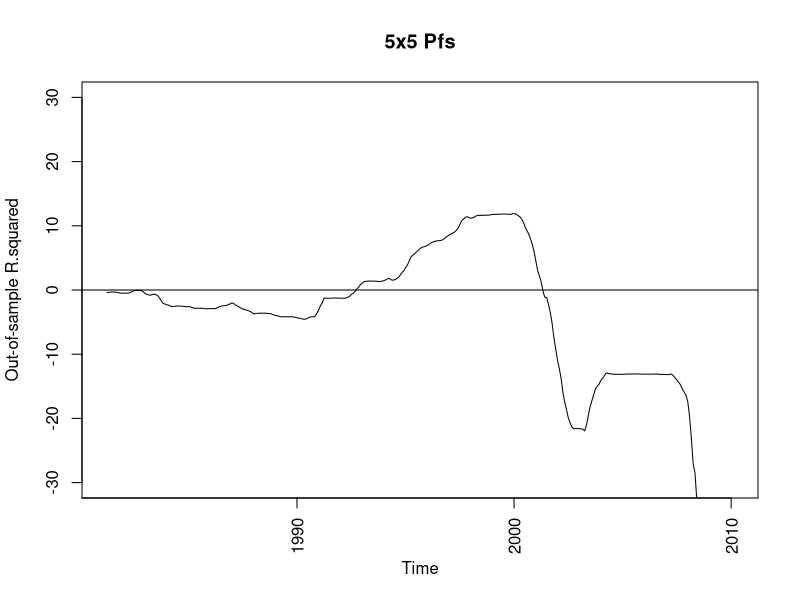

Write R code to recreate this figure.
  #Copyright Jesper Dam
  #Supported by Pruitt, Kelly's Market Return paper
  
  #Section one, Investigate US returns on American Factors
  #Load Y's Market return 1975-2015
  library(sandwich)
  library(lmtest)
  library(xtable)
  
  setwd("C:/Users/jesper/OneDrive/Master Thesis/Data testing/rstuff/5x5")
  Factmont<- read.table("F-F_Research_Data_Factors.txt",
                        skip=586,
                        nrow=492,
                        na.strings=c(-99.99,99.99),
                        header=FALSE)
  
  #Construct market returns Exceed-Rf, divide by 100 and use logreturns: log(1+ret)
  Mktrt <- log((Factmont[,2]+Factmont[,5])*0.01+1)
  
  #Generate 12cumsumreturns
  CSRets <- rep(1,(nrow(Factmont)-11))
  for (i in 1:(nrow(Factmont)-11))
  {
    CSRets[i] <- sum(Mktrt[i:(11+i)])
  }
  y <- CSRets[1:(length(CSRets)-1)]
  
  #Load X's 10x10 size/BM 1975-2015
  Firms <- read.table("25_Portfolios_5x5.txt",
                      skip=2947,
                      nrows=498,
                      na.strings=c(-99.99,99.99,0),
                      header=FALSE)
  
  Avgme<- read.table("25_Portfolios_5x5.txt",
                        skip=4028,
                        nrows = 498,
                        na.strings=c(-99.99,99.99,0),
                        header=FALSE)
  
  Sumbe <- read.table("25_Portfolios_5x5.txt",
                  skip=4772,
                  nrows = 41,
                  na.strings=c(-99.99,99.99,0),
                  header=FALSE)
  Sumbe[Sumbe==0] <-NA
  Sumbe <- Sumbe[,2:ncol(Sumbe)]
  
  Summe <-  cbind(Firms[,2:ncol(Firms)]*Avgme[,2:ncol(Avgme)])
  Summe[Summe==0] <-NA
  
  
  #Construct monthly panel of log(Be/ME)
  bm <- matrix(1,nrow=((nrow(Sumbe)-1)*12),ncol=ncol(Summe))
  
  for(i in 1:(nrow(Sumbe)-1))
  {
    for (j in 1:12)
    {
    bm[(i*12-12+j),] <- as.numeric(Sumbe[i,1:ncol(Sumbe)])/as.numeric(Summe[(i*12-12+j),])
    }
  }
  bm<- bm[1:length(y),]
  x <- log(bm)
  
  
  #Remove obs with too many NA's
  x <- x[ , colSums(is.na(x))/nrow(x) < 0.2]
  
  #x2 <- read.table("100bm.txt",sep=",")
  #y1 <- read.table("y1y.txt",sep=";")
  #y1<- as.numeric(y1[,])
  #standardize x
  xstd <- matrix(0,nrow=nrow(x),ncol=ncol(x))
  for (i in 1:ncol(x))
  {
    xstd[,i] <- x[,i]/sd(x[,i],na.rm=T)
  }
  
  
  #first stage
  phi1 <- 0
  
  for (i in 1:ncol(xstd))
  {
    model <- summary(lm(xstd[1:(length(y)-1),i]~y[2:length(y)]))
    phi1[i] <- model$coefficients[2,1]
  }
  
  #second stage
  f1<-0
  
  for (i in 1:length(y))
  {
    model <- summary(lm(as.numeric(xstd[i,])~phi1))
    f1[i] <- model$coefficients[2,1]
  }
  
  #final stage 1m
  fit3 <- lm(y[2:length(y)]~f1[1:(length(y)-1)])
  beta <- coef(fit3)[2]
  res <- c(NA,resid(fit3))
  
  #KP
  tkp <- rep(1,12)
  
  for (i in 1:12)
  {
    tmp <- 0
    tct<-0
    fct<- NULL
    for (j in seq(i,length(y),by=12))
    {
      tmp1 <- res[j]^2*t(f1[j]-mean(f1))%*%(f1[j]-mean(f1))
      if (is.na(tmp1)) {
        tmp=tmp+0 
        tct=tct+0
        fct=fct
      }
      else {
        tmp=tmp+tmp1
        tct=tct+1
        fct= c(fct,f1[j])}
    } 
    tmp=tmp/tct
    avarbeta = ( tmp/(solve(tct)%*%t(fct)%*%(diag(tct)-(1/tct)*rep(1,tct))%*%fct)) / 
      (solve(tct)%*%t(fct)%*%(diag(tct)-(1/tct)*rep(1,tct))%*%fct)
    tkp[i] <- beta/sqrt(diag(avarbeta)/tct)
  }
  tstatkp <- median(tkp)
  pkp <- pt(-abs(tstatkp),summary(fit3)$df[2])*2
  
  
  #newey west
  fit4 <- lm(y[2:(length(y)-11)]~f1[1:(length(y)-12)])
  nyw <- coeftest(fit4, vcov.=NeweyWest(fit4, prewhite=F,lag=11))
  nywtstat <- nyw[2:dim(nyw)[1],3]
  pnyw <- pt(-abs(nywtstat),summary(fit3)$df[2])*2
  
  results <- cbind(100*summary(fit3)$r.squared,pkp,pnyw)
  xtable(results,digits=3)
  
  #Recursive OOS
  prf <- rep(NA,length(y))
  prfm <- rep(NA,length(y))
  
  for (i in 60:(length(y)-1)) {
    tempr <- rep(NA,length(y))
    xoos <- matrix(NA,nrow=nrow(x),ncol=ncol(x))
    for (j in 1:ncol(xoos))
    {
      xoos[1:i,j] = x[1:i,j]
    }
    tempr[1:(i-11)] <- y[1:(i-11)]
    xoos <- xoos[ ,colSums(!is.na(xoos))>0.8*i]
    
    #stdize
    xoos_sd <- apply(xoos, 2, function(col) sd(col, na.rm=TRUE))
    xoos <- t(apply(xoos, 1, function(row) row/xoos_sd))
    
    if (sum(!is.na(tempr))>60+1) {
      
      phi1 <- rep(NA,ncol(xoos))
      for (j in 1:ncol(xoos))
      {
        phi1[j] <- coef(lm(xoos[1:i,j]~tempr[2:(i+1)]))[2]
      }
      
      #Cholesky decomp, for normalization?
      phi1<-phi1/chol(cov(phi1,phi1)*((length(phi1)-1)/(length(phi1))))
      
      #second stage
      f1<- rep(NA,nrow(xoos))
      
      for (j in 1:nrow(xoos))
      {
        if (sum(!is.na(xoos[j,]))>5)
        {
          f1[j] <- coef(lm(as.numeric(xoos[j,])~phi1))[2]
        }
      }
      
      #final stage 1m
      coefs <- coef(lm(tempr[2:(nrow(xoos))]~f1[1:(nrow(xoos)-1)]))
      
      #prediktor
      prf[i+1] <- coefs[1]+coefs[2]*f1[i]
      prfm[i+1] <- mean(tempr,na.rm=T)
      print(i)
    }
  }
  
  #OOSR2
  frame <- na.omit(cbind(y,prf,prfm,Factmont[1:length(y),1]))
  oosr2<- rep(NA,(nrow(frame)-60))
  encnew <- rep(NA,(nrow(frame)-60))
  for (i in 1:(nrow(frame)-60))
  {
    oosr2[i] = 1- sum( (frame[i:nrow(frame),1]-frame[i:nrow(frame),2])^2)/
      sum( ( frame[i:nrow(frame),1]-frame[i:nrow(frame),3])^2)
    fe1 <- frame[i:nrow(frame),1]-frame[i:nrow(frame),3]
    fe2 <- frame[i:nrow(frame),1]-frame[i:nrow(frame),2]
    encnew[i] <- sum(!is.na(fe1+fe2))*(sum(fe1^2-fe1*fe2))/sum(fe2^2)
  }
  oosr2<-oosr2*100
  fin <- frame[length(oosr2),4]
  fin<-as.numeric(paste(format(fin/1000000,digits=4)))*10000+
    ((as.numeric(paste(format(fin/1000000,digits=6)))*10000-
        as.numeric(paste(format(fin/1000000,digits=4)))*10000)*100+1)/12

  plot(y=oosr2,x=seq(fin-(length(oosr2)*1/12)+1/12,to=fin,by=1/12),type="l",
       ylab="Out-of-sample R.squared", xlab="Time",main="5x5 Pfs",ylim=c(-30,30),xaxt="n")
axis(1,xaxp=c(1940,2010,7),las=2)
abline(0,0)
pencnew <- pt(-abs(encnew),(length(oosr2)-1))*2
  write.table(cbind(frame,c(oosr2,rep(NA,60)),c(pencnew,rep(NA,60))),"frame5x5IS_1y_40y.txt",
              row.names=F,col.names=c("Ret","Predict","HistMean","Year","OOSR2","pENCNEW"))
  
  
